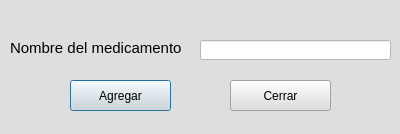
<?xml version="1.0" encoding="UTF-8"?>
<ui version="4.0">
 <class>Dialog</class>
 <widget class="QDialog" name="Dialog">
  <property name="geometry">
   <rect>
    <x>0</x>
    <y>0</y>
    <width>400</width>
    <height>134</height>
   </rect>
  </property>
  <property name="windowTitle">
   <string>Agregar medicamento</string>
  </property>
  <property name="styleSheet">
   <string notr="true">background-color: rgb(222, 222, 222);</string>
  </property>
  <widget class="QLabel" name="label">
   <property name="geometry">
    <rect>
     <x>10</x>
     <y>40</y>
     <width>211</width>
     <height>16</height>
    </rect>
   </property>
   <property name="font">
    <font>
     <pointsize>11</pointsize>
    </font>
   </property>
   <property name="text">
    <string>Nombre del medicamento</string>
   </property>
  </widget>
  <widget class="QLineEdit" name="lEdit_Medicamento">
   <property name="geometry">
    <rect>
     <x>200</x>
     <y>40</y>
     <width>191</width>
     <height>20</height>
    </rect>
   </property>
   <property name="minimumSize">
    <size>
     <width>0</width>
     <height>0</height>
    </size>
   </property>
   <property name="font">
    <font>
     <pointsize>11</pointsize>
    </font>
   </property>
   <property name="styleSheet">
    <string notr="true">background-color: rgb(255, 255, 255);</string>
   </property>
  </widget>
  <widget class="QPushButton" name="btn_aggMedicament">
   <property name="geometry">
    <rect>
     <x>70</x>
     <y>80</y>
     <width>101</width>
     <height>31</height>
    </rect>
   </property>
   <property name="text">
    <string>Agregar</string>
   </property>
  </widget>
  <widget class="QPushButton" name="btn_cerrar">
   <property name="geometry">
    <rect>
     <x>230</x>
     <y>80</y>
     <width>101</width>
     <height>31</height>
    </rect>
   </property>
   <property name="text">
    <string>Cerrar</string>
   </property>
  </widget>
  <widget class="QLabel" name="lbl__resultado">
   <property name="geometry">
    <rect>
     <x>20</x>
     <y>10</y>
     <width>361</width>
     <height>20</height>
    </rect>
   </property>
   <property name="font">
    <font>
     <pointsize>9</pointsize>
    </font>
   </property>
   <property name="text">
    <string> </string>
   </property>
   <property name="alignment">
    <set>Qt::AlignCenter</set>
   </property>
  </widget>
 </widget>
 <resources/>
 <connections>
  <connection>
   <sender>btn_cerrar</sender>
   <signal>clicked()</signal>
   <receiver>Dialog</receiver>
   <slot>close()</slot>
   <hints>
    <hint type="sourcelabel">
     <x>297</x>
     <y>83</y>
    </hint>
    <hint type="destinationlabel">
     <x>365</x>
     <y>22</y>
    </hint>
   </hints>
  </connection>
 </connections>
</ui>
